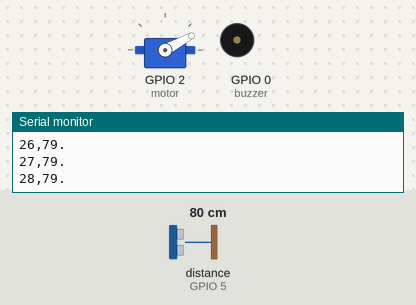
This sketch was run on a simulated ESP8266 (NodeMCU). On the bench: servo, buzzer (waves = sounding, pin HIGH), the last lines printed to the serial monitor. Wiring (inferred from the names in the program): ultrasonic range finder: trigger GPIO 16; echo GPIO 5. The inputs (shaded band) are chosen by the test bench; at power-on: distance to the obstacle (sensor on GPIO 5) 80 cm. The echo pulse lasts 58.3 µs per cm; WiFi joins after 1.5 s; servers stay silent unless stated; pins used as bus, display or sensor lines are not drawn.

Above: at 3.7 s.
3.8 s: distance to the obstacle (sensor on GPIO 5) set to 2 cm
At 4.31 s:
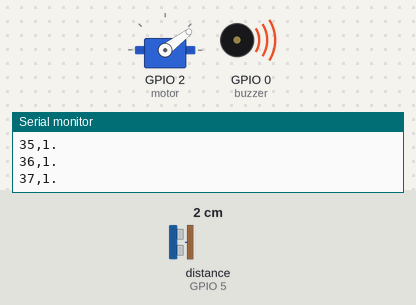
6.8 s: distance to the obstacle (sensor on GPIO 5) set to 23 cm
9.8 s: distance to the obstacle (sensor on GPIO 5) set to 29 cm
At 9.95 s:
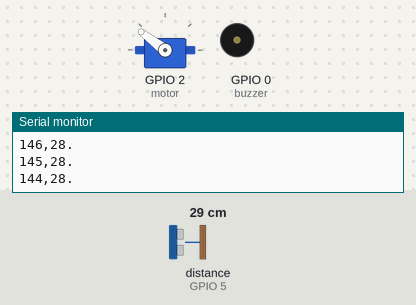
12.8 s: distance to the obstacle (sensor on GPIO 5) set to 4 cm
At 13.3 s:
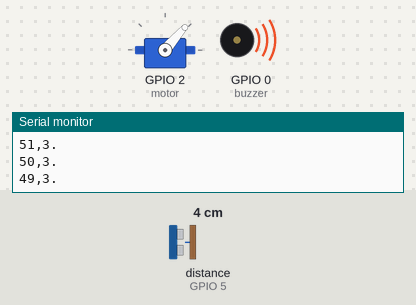
Timing chart, 0 to 16.8 s (numbered marks = the images above; inputs shaded):
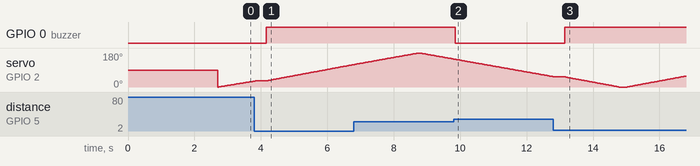

Measured:
- the behaviour switches between 25 and 26 cm on distance to the obstacle (sensor on GPIO 5) (found by bisection; images 1 and 2)
- after the input at 3.8 s, GPIO 0 (buzzer): LOW → HIGH after 0.36 s
- after the input at 9.8 s, GPIO 0 (buzzer): HIGH → LOW after 0.05 s
- after the input at 12.8 s, GPIO 0 (buzzer): LOW → HIGH after 0.35 s

The sketch:

esp8266-alone.ino
```cpp
#include <ESP8266WiFi.h>;
#include <WiFiClient.h>;
#include <ThingSpeak.h>;


#include <Wire.h>
#include <Servo.h>
Servo myservo;
int pos = 15;
const int trigPin = 16; //D0
const int echoPin = 5; //D1
const int motor = 2; //D4
const int buzzer = 0; //D3

int distanceCm, DistanceSec,duration;


const char* ssid = "Skynet"; //Your Network SSID
const char* password = "24081999"; //Your Network Password

const char* IFTTT_URL="maker.ifttt.com";
const char* IFTTT_KEY="c_QxEnZGw7ieOc28-jWDIR";
const char* IFTTT_EVENT="Alert!, Danger!";

int detect=0;

WiFiClient client;
unsigned long myChannelNumber = 873261; //Your Channel Number (Without Brackets)
const char * myWriteAPIKey = "ME5W5ZZ5Y5USLMYO"; //Your Write API Key

void setup() {
  // Open serial communications and wait for port to open:
  Serial.begin(9600);
  myservo.attach(motor);
  pinMode(trigPin, OUTPUT);
  pinMode(buzzer, OUTPUT);
  pinMode(echoPin, INPUT);
  pinMode(motor, OUTPUT);
  DistanceSec=20;
  delay(1000);
  // Connect to WiFi network
  Serial.print("Connecting to ");
  Serial.print(ssid);
  WiFi.begin(ssid, password);
  while (WiFi.status() != WL_CONNECTED) {
    delay(500);
    Serial.print(".");
  }
  Serial.println("");
  Serial.println("WiFi connected...");
  Serial.println("IP address: ");
  Serial.println(WiFi.localIP());
  ThingSpeak.begin(client);


}

void loop() { // run over and over
  if(!client.connect(IFTTT_URL,80)){
    Serial.println("Connection Failed!");
    return;
  }
  for (pos = 0; pos <= 180; pos += 1) {
    myservo.write(pos);
    distanceCm = calculateDistance();
    Serial.println(String(pos) + "," + String(distanceCm)+".");
    delay(30);
    if (distanceCm < 25){
      triggerdetect();
      digitalWrite(buzzer, HIGH);
    } else {
      detect=0;
      digitalWrite(buzzer, LOW);
    }
//    Serial.println(detect);
  }
  for (pos = 180; pos >= 0; pos -= 1) {
    myservo.write(pos);
    distanceCm = calculateDistance();
    Serial.println(String(pos) + "," + String(distanceCm)+".");
    delay(30);
    if (distanceCm < 25){
      triggerdetect();
      digitalWrite(buzzer, HIGH);
    } else {
      detect=0;
      digitalWrite(buzzer, LOW);
    }
//     Serial.println(detect);
  }
}

int calculateDistance(){
  digitalWrite(trigPin, LOW);
  delayMicroseconds(2);
  digitalWrite(trigPin, HIGH);
  delayMicroseconds(10);
  digitalWrite(trigPin, LOW);
  duration = pulseIn(echoPin, HIGH);
  distanceCm= duration*0.034/2;
  return distanceCm;
}
void triggerdetect(){
  if(detect==0){
    detect=1;
    String url="https://maker.ifttt.com/trigger/detected/with/key/f_IoiRr86d6nXqRUS603FDpc9vv993aG-bjLP9Yyxyu";
    client.print(String("POST ") + url + " HTTP/1.1\r\n" +
             "Host: " + IFTTT_URL + "\r\n" +
             "Connection: close\r\n\r\n");
    ThingSpeak.setField(1, distanceCm);
    ThingSpeak.setField(2, pos);
    ThingSpeak.writeFields(myChannelNumber, myWriteAPIKey);
    }
}
```
